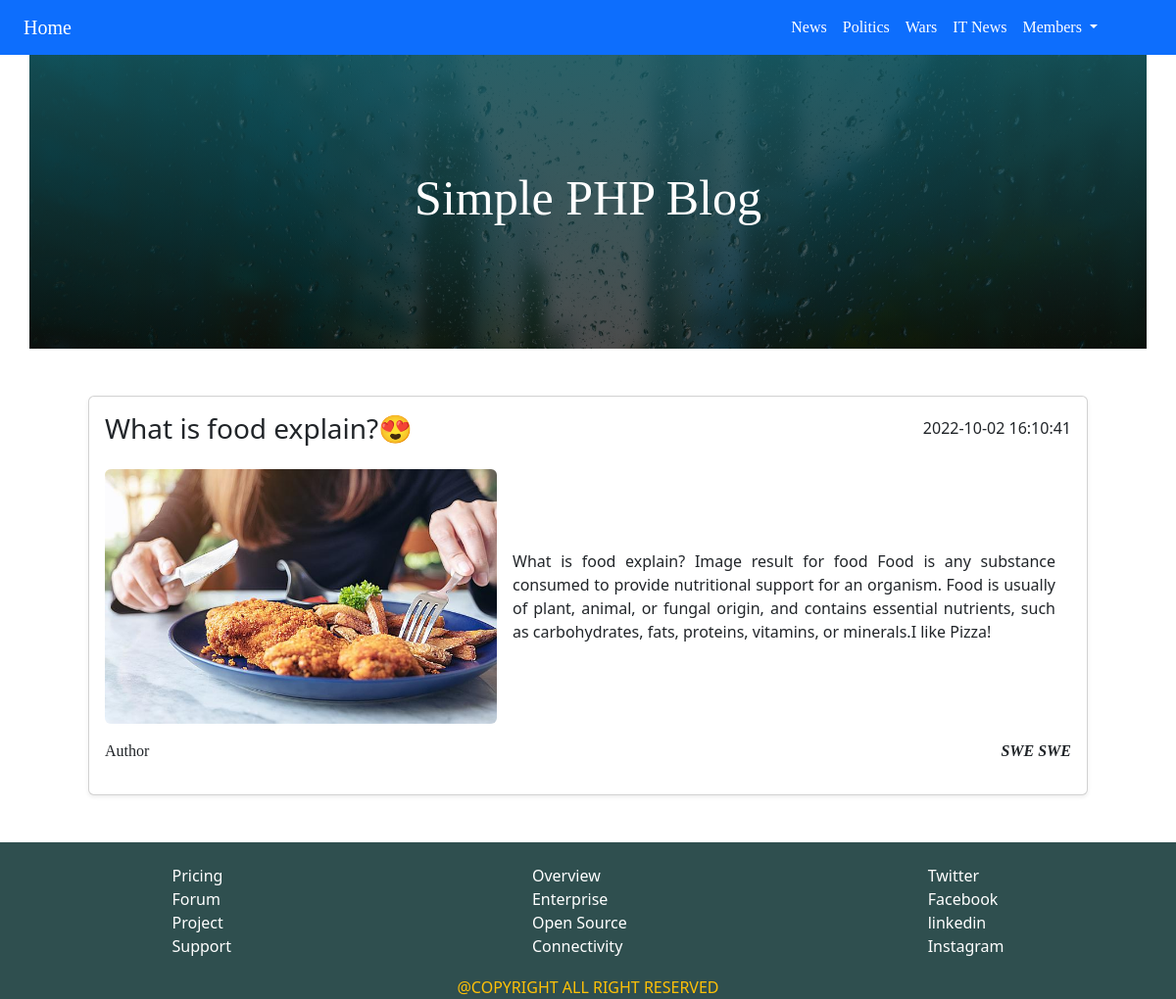
Screenshot of /detail.php?id=3 with the database file from the repository.
### tables this page shows
CREATE TABLE `post` (
  `id` int(11) NOT NULL,
  `title` varchar(255) DEFAULT NULL,
  `type` int(4) NOT NULL,
  `writer` varchar(255) NOT NULL,
  `content` text NOT NULL,
  `img_link` varchar(255) NOT NULL,
  `created_at` datetime NOT NULL
);

### CheckGen/dbHacker.php (called while the page is built, shortened)
<?php
function dbConnect()
{
    $db = mysqli_connect(DB_HOST, DB_USER, DB_PASS, DB_NAME);
    if (mysqli_connect_errno() > 0) {
        echo "connection error";
    } else {
        return $db;
    }
}

### detail.php (called while the page is built, shortened)
<?php include_once "view/top.php" ?>
<?php include_once "view/nav.php" ?>
<?php include_once "view/header.php" ?>
<?php include_once "CheckGen/postGenerator.php" ?>
<?php
$id= $_GET['id'];
showSinglePost($id);
?>
<?php include_once "view/footer.php" ?>
<?php include_once "view/bottom.php" ?>

### CheckGen/postGenerator.php (the view, shortened to what this page needs)
<?php include_once "CheckGen/dbHacker.php" ?>
<?php
function showSinglePost($id)
{
    $query = "SELECT * FROM post WHERE id=$id";
    $result = mysqli_query(dbConnect(), $query);
    foreach ($result as $data) {
        $pic = "./assets/upload/" . $data['img_link'];
        echo "
            <div class='card m-auto my-5 shadow-sm' style='width:85%;margin-bottom:10px;'>
                <div class='card-body'>
                    <div style='display:flex;justify-content: space-between;align-items: center'>
                     <h3 class='card-title'>" . $data['title'] . "</h3>
                    <h6 class='card-title'>" . $data['created_at'] . "</h6>
                     </div>
                      <div style='display:flex;justify-content: space-between;align-items: center'>
                     <div class='picture my-3'><img src='$pic' class='rounded' style='width:400px;'></div>
                    <p class='card-text mx-3' style='text-align: justify;'>" . $data['content'] . "
                       </p>
                       </div>
                   <div style='display:flex;justify-content: space-between;align-items: center'>
                     <p class='text'>Author</p>
                     <p class='text fw-bold text-uppercase'><i>" . $data['writer'] . "</i></p>
                     </div>
                </div>
            </div>
";
    }
}
?>

### custom.css (style rules this page uses)
.text { font-family: Cambria; }

### rows the page displays
post: title "What is food explain?😍", created_at "2022-10-02 16:10:41", img_link (picture), content "What is food explain? Image result for food Food is any substance consumed to provide nutritional support for an organism. Food is usually of plant, animal, or fungal origin, and contains essential nutrients, such as carbohydrates, fats, proteins, vitamins, or minerals.I like Pizza!", writer "SWE SWE"
